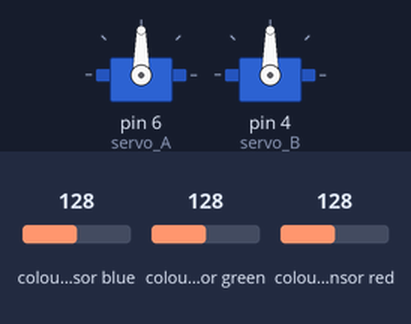
Simulated run of this sketch. Board: Arduino Uno, built with avr-gcc and run on an emulated ATmega328P. On the bench: 2 × servo. Wiring (inferred from the names in the program): TCS3200 colour sensor: output pin 10; S2 pin 12; S3 pin 11; S0 pin 8; S1 pin 9. The test bench sets the inputs (shaded band); at power-on: colour sensor blue 128, colour sensor green 128, colour sensor red 128.

Above: at 0.1 s.
At 0.7 s:
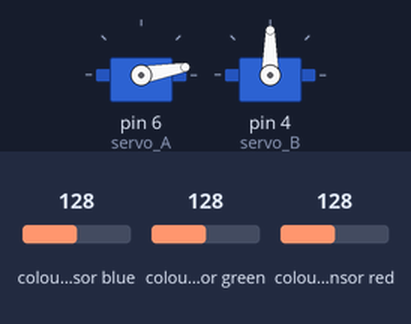
Timing chart, 0 to 2.2 s (numbered marks = the images above):
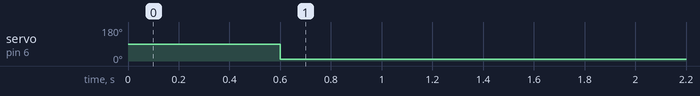

Measured:
- by itself, servo on pin 6 (servo_A): 90° → 10° at 0.60 s

The sketch:

Color_Frecuencias.ino
```cpp
#include <Servo.h>

// Sensor de Color
//
//    Arduino   TCS230 SENSOR COLOR
//     10         OUT
//     11         S3
//     12         S2
//      9         S1
//      8         S0
//      5V        VCC
//      GND       GND
//
//
//


#define S0 8
#define S1 9
#define S2 12
#define S3 11
#define sensorSalida 10
int Rojo_Frec = 0;
int Verde_Frec = 0;
int Azul_Frec = 0;

String R = " ";
String G = " ";
String B = " ";
String d = " ";
String T = " ";
String VS;
const int pinecho = 3;
const int pintrigger = 2;


unsigned int tiempo, distancia;

Servo servo_A;
Servo servo_B;


void setup() {
  pinMode(S0, OUTPUT);
  pinMode(S1, OUTPUT);
  pinMode(S2, OUTPUT);
  pinMode(S3, OUTPUT);
  pinMode(sensorSalida, INPUT);

  pinMode(pinecho, INPUT);
  pinMode(pintrigger, OUTPUT);

  servo_A.attach(6);
  servo_B.attach(4);


                           // Configura la escala de Frecuencia en 20%
  digitalWrite(S0,HIGH);
  digitalWrite(S1,LOW);

  Serial.begin(9600);
}
void loop() {
                          // Configura el filtor ROJO para tomar lectura

  digitalWrite(S2,LOW);
  digitalWrite(S3,LOW);
  delay(100);
  Rojo_Frec= pulseIn(sensorSalida, LOW);
  //Serial.print(" R= "); Serial.print(Rojo_Frec);
  delay(100);
                            // Configura el filtor VERDE para tomar lectura
  digitalWrite(S2,HIGH);
  digitalWrite(S3,HIGH);
  delay(100);
  Verde_Frec = pulseIn(sensorSalida, LOW);
  //Serial.print(" V= "); Serial.print(Verde_Frec);
  delay(100);
                           // Configura el filtor AZUL para tomar lectura
  digitalWrite(S2,LOW);
  digitalWrite(S3,HIGH);
  delay(100);
  Azul_Frec = pulseIn(sensorSalida, LOW);
  //Serial.print(" A= "); Serial.print(Azul_Frec);
  delay(100);

 /* servo_B.write(70);
  delay(1000);
  servo_B.write(110);
  delay(1000);*/
                  //Valores obtenidos en la calibracion del sensor, son propios de cada usuario

 if (Rojo_Frec > 240 && Verde_Frec > 325 && Azul_Frec > 90) {
  //Serial.print(" . *** CANELO **");
  //Serial.print(distance());
  //Serial.print(" cm");
  servo_A.write(180);
  servo_B.write(70);
  delay(1000);
  servo_A.write(0);
  delay(1000);

  R = Rojo_Frec;
  G = Verde_Frec;
  B = Azul_Frec;
  d = distance();
  VS = R + "," + G + "," + B +"," + d + "," + "C" + "\n";
  Serial.print(VS);

 }
 //if (Rojo_Frec > 80 && Verde_Frec > 100 && Azul_Frec < 80)  Serial.print(" . *** AZUL **");
 if (Rojo_Frec > 240 && Verde_Frec > 230&& Azul_Frec <90)  {
  //Serial.print(" . *** GUERO **");
  //Serial.print(distance());
  //Serial.print(" cm");
  servo_A.write(180);
  servo_B.write(110);
  delay(1000);
  servo_A.write(0);
  delay(1000);
  R = Rojo_Frec;
  G = Verde_Frec;
  B = Azul_Frec;
  d = distance();
  VS = R + "," + G + "," + B +"," + d + "," + "G" +"\n";
  Serial.print(VS);

 }
 //if (Rojo_Frec < 35 && Verde_Frec < 35 && Azul_Frec < 35)  Serial.print(" . *** BLANCO **");
 if (Rojo_Frec > 200 && Verde_Frec > 200 && Azul_Frec <85)  {
  //Serial.print(" . *** NEGRO **");
  servo_A.write(10);
 }
 else {
  servo_A.write(10);
 }

 //Serial.println("*");
 delay(200);
}

int distance() {
  // ENVIAR PULSO DE DISPARO EN EL PIN "TRIGGER"
  digitalWrite(pintrigger, LOW);
  delayMicroseconds(2);
  digitalWrite(pintrigger, HIGH);
  // EL PULSO DURA AL MENOS 10 uS EN ESTADO ALTO
  delayMicroseconds(10);
  digitalWrite(pintrigger, LOW);

  // MEDIR EL TIEMPO EN ESTADO ALTO DEL PIN "ECHO" EL PULSO ES PROPORCIONAL A LA DISTANCIA MEDIDA
  tiempo = pulseIn(pinecho, HIGH);

  // LA VELOCIDAD DEL SONIDO ES DE 340 M/S O 29 MICROSEGUNDOS POR CENTIMETRO
  // DIVIDIMOS EL TIEMPO DEL PULSO ENTRE 58, TIEMPO QUE TARDA RECORRER IDA Y VUELTA UN CENTIMETRO LA ONDA SONORA
  distancia = tiempo / 58;

  return distancia;

}
```
